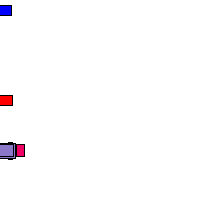
Frame 1 (no input)
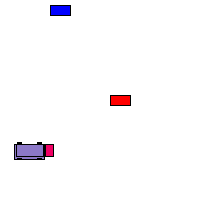
Frame 60 (the mouse pressed at the canvas centre just before this capture)
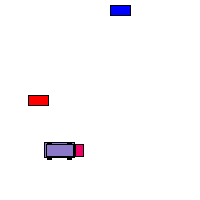
Frame 120 (the mouse held since frame 60 and released just before this capture)

The Processing sketch that drew these frames (run headless with seeded random() and noise(); from frame 60 on, the mouse is pressed at the canvas centre):

// Processing sketch: processing_101375
// ── processing_101375.pde

//A2-14: Using the Vehicle class tree (the code is provided in the Resources folder on the Sakai site, under Assignments), 
//define a subclass called Truck that changes some functionality of the parent class 
//(has different color, different shape, moves in a different way, etc.).

/* Made By: Naghmi Shireen
 Dated: 19 oct, 2010*/
 
// Example: Two Vehicle objects
// From: http://processing.org/learning/objects/

Vehicle myVehicle1;
Vehicle myVehicle2; // Two objects!
Vehicle myTruck;// new variable TRUCK introduced of class vehicle

void setup() {
  size(200,200);
  // Parameters go inside the parentheses when the object is constructed.
  myVehicle1 = new Vehicle(color(255,0,0),0,100,2); 
  myVehicle2 = new Vehicle(color(0,0,255),0,10,1);
  
  myTruck= new Truck(color(140,120,200),0,150,0.5); // this passes the color value, x,y positions and speed to the sub-class Truck
}



void draw() {
  background(255);
  myVehicle1.drive();
  myVehicle1.display();
  myVehicle2.drive();
  myVehicle2.display();
  myTruck.display();
  myTruck.drive();
}




// Even though there are multiple objects, we still only need one class. 
// No matter how many cookies we make, only one cookie cutter is needed.
class Vehicle { 
  color c;
  float xpos;
  float ypos;
  float xspeed;

  // The Constructor is defined with arguments.
  Vehicle(color tempC, float tempXpos, float tempYpos, float tempXspeed) { 
    c = tempC;
    xpos = tempXpos;
    ypos = tempYpos;
    xspeed = tempXspeed;
  }

  void display() {
    stroke(0);
    fill(c);
    rectMode(CENTER);
    rect(xpos,ypos,20,10);
  }

  void drive() {
    xpos = xpos + xspeed;
    if (xpos > width) {
      xpos = 0;
    }
  }
}


// truck class starts from here, it extends the vehicle class
class Truck  extends Vehicle{
 
//constructor of truck class  
  Truck(color cTruck, float xTruck, float yTruck, float speedTruck){
    super(cTruck,xTruck,yTruck,speedTruck);//it uses the same arguments of super class
  }
  
//there are two methods of sub-class Truck. one is display method, second is Drive method  
//display method
  void display(){
    stroke(0);
    fill(c);
    rectMode(CENTER);
    rect(xpos,ypos+random(2),30,15);//creates a rectangle with random yposition, to give a jerking effect to truck
    fill(240, c, 100);
    rect( xpos +20, ypos+random(2), 8,12);//this creates a front part of the truck
    fill(c,80);
    rect(xpos,ypos+random(1), 27, 12); //this rectangle makes an inside rectangle to give an effect of TRUCK
    fill(0);
    rect (xpos-10 , ypos-7, 4,1);// this rectangle draws the back left tyre
    rect(xpos-10, ypos+9,4,1);// it makes back right tyre
    rect(xpos+10, ypos-7,4,1);// it draws the front left tyre
    rect(xpos+10, ypos+9,4,1);//front right tyre

     }

 //drive methos is the same as the cars drive method
  void drive() {
    xpos = xpos + xspeed;
    if (xpos > width) {
      xpos = 0;
    }
  }
}
